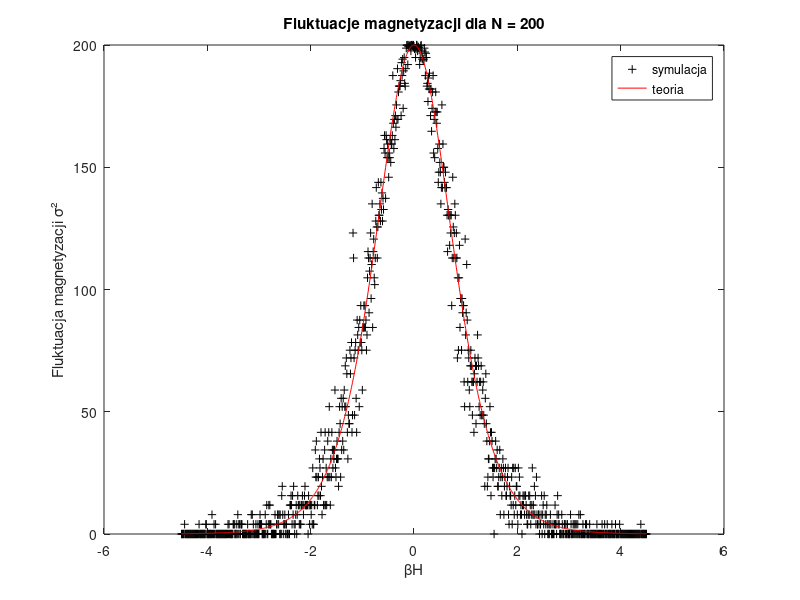
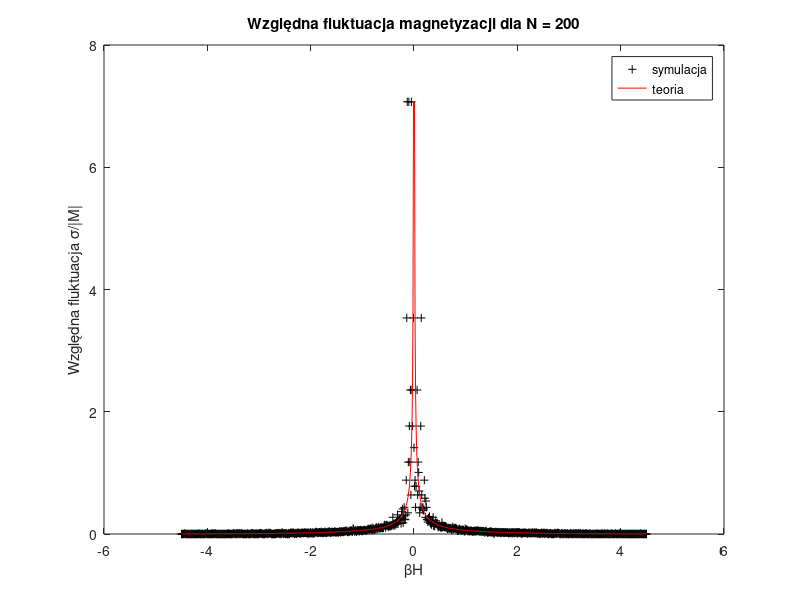
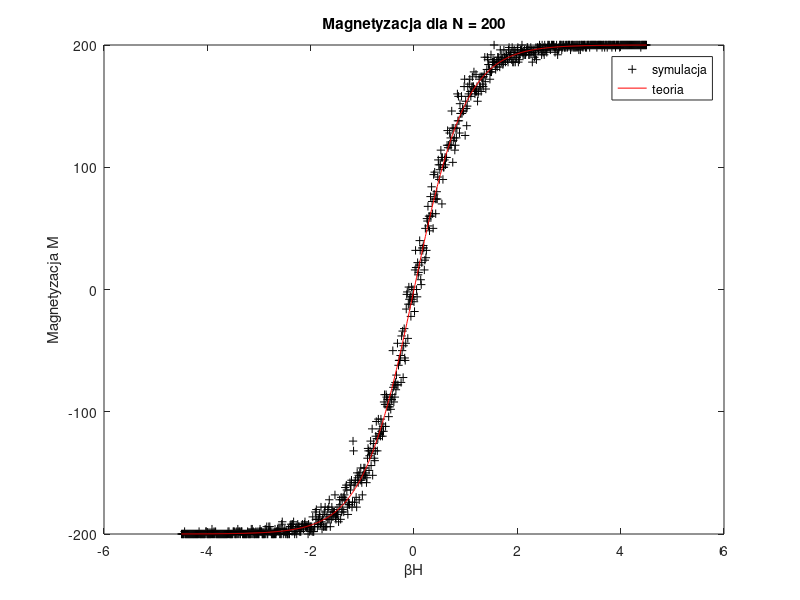

Here is the MATLAB script that generated these plots, in order:
%
%	Skrypt generujący wykresy fluktuacji i magnetyzacji w zaleznosci od parametru beta*H
%	autor:	Mateusz Galazyn
%

clear;

% przyjmuje:
% x - iloczyn beta H
% N - ilosc spinow, skalar!
% zwraca:
% fl - fluktuacja^2
% rel_fl - fluktuacja / M
% M - magnetyzacja
function [fl, rel_fl, M ] = simulate(x,N)
	len = length(x);
	a = transpose(exp(x)./cosh(x)./2);	% p-stwo spinu +1
	for i=1:N
		awide(:,i) = a;
	end
	spins = (rand(len,N) <  awide).*2-1; % generacja spinow
	M = sum(spins,2); % suma po wierszach
	ES = M ./ N;
	fl = N.*(1-ES.^2);
	rel_fl = sqrt(fl)./abs(M);
endfunction

x = -4.5:0.01:4.5; % stosunek H/T
N = 200;
t_fl = N.*(1-tanh(x).^2); % wartosc teoretyczna
t_M = N.*tanh(x);
t_rel_fl = sqrt(t_fl)./abs(t_M);
[fl,rel_fl,M] = simulate(x,N);

figure(1);
plot(x,fl,"+k;symulacja;",x,t_fl,"-r;teoria;");
title(["Fluktuacje magnetyzacji dla N = " num2str(N)]);
xlabel("βH");
ylabel("Fluktuacja magnetyzacji σ²");
print(["fl_" num2str(N) ".png"],"-S640,500");
close(1);

figure(2);
plot(x,rel_fl,"+k;symulacja;",x,t_rel_fl,"-r;teoria;");
title(["Względna fluktuacja magnetyzacji dla N = " num2str(N)]);
xlabel("βH");
ylabel("Względna fluktuacja σ/|M|");
print(["rel_fl_" num2str(N) ".png"],"-S640,500");
close(2);

figure(3);
plot(x,M,"+k;symulacja;",x,t_M,"-r;teoria;");
title(["Magnetyzacja dla N = " num2str(N)]);
xlabel("βH");
ylabel("Magnetyzacja M");
print(["M_" num2str(N) ".png"],"-S640,500");
close(3);

